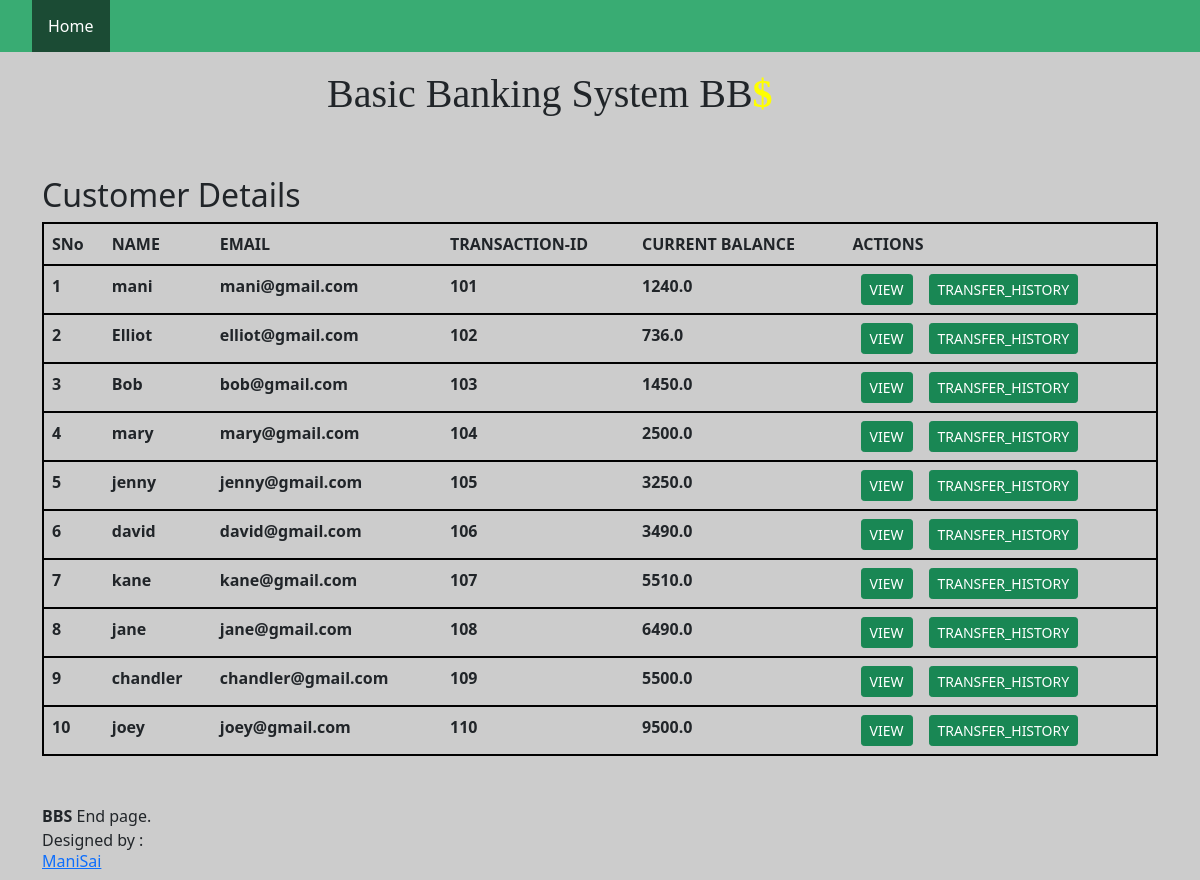
The page / on the database its author committed.
### tables this page shows
CREATE TABLE customers
                 (sno INTEGER ,name TEXT ,email TEXT UNIQUE,transactionid INTEGER   PRIMARY KEY ,current REAL);

### bank.py (the view)
@app.route('/')
def gettodos():
    conn = sqlite3.connect('bankdatabase.db')
    conn.row_factory = sqlite3.Row
    c = conn.cursor()
    c.execute("SELECT * FROM customers")
    allcustomer = c.fetchall()
    conn.commit()
    conn.close()
    return render_template('index.html', allcustomer=allcustomer)

### templates/index.html
{% extends 'base.html' %}
{% block body %}
<div class="container my-5" style="padding-top: 2px;">
  <table class="table">
    <thead>
      <h2>Customer Details</h2>
      <tr style="border: 2px solid black;">
        <th scope="col">SNo</th>
        <th scope="col">NAME</th>
        <th scope="col">EMAIL</th>
        <th scope="col">TRANSACTION-ID</th>
        <th scope="col">CURRENT BALANCE</th>
        <th scope="col">ACTIONS</th>
      </tr>
    </thead>
    <tbody>
      {% for details in allcustomer %}
      <tr style="border: 2px solid black;">
        <th scope="row">{{loop.index}}</th>
        <td><b>{{details["name"]}}</b></td>
        <td><b>{{details["email"]}}</b></td>
        <td><b>{{details["transactionid"]}}</b></td>
        <td><b>{{details["current"]}}</b></td>
        <td>
          <a href="/view/{{details['sno']}}" type="button" class="btn btn-success btn-sm mx-2">VIEW </button>
          <a href="/history/{{details['sno']}}" type="button" class="btn btn-success btn-sm mx-2">TRANSFER_HISTORY </button>
        </td>
      </tr>
      {% endfor %}
    </tbody>
  </table>
</div>
{% endblock body %}

### templates/base.html (shortened to what this page needs)
<!DOCTYPE html>
<html lang="en">
<head>
  <link href="https://cdn.jsdelivr.net/npm/bootstrap@5.0.0-beta3/dist/css/bootstrap.min.css" rel="stylesheet"
 />
</head>
<body>
  <div class="container-fluid">
    <nav id="navbar">
      <ul>
        <li><a class="active" href="/">Home</a></li>
      </ul>
    </nav>
    <section id="hero" class="d-flex align-items-center justify-content-center">
      <div class="container" data-aos="fade-up">
        <div class="row justify-content-center" data-aos="fade-up" data-aos-delay="150">
          <div class="col-xl-6 col-lg-8"
            style="padding-top: 20px;font-family:Georgia, 'Times New Roman', Times, serif;">
            <h1>Basic Banking System BB<span style="color: yellow;"><b>$</b></span></h1>
          </div>
        </div>
      </div>
    </section>
    <div>
      {% block body %} {% endblock body %}
    </div>
    <footer id="footer">
      <div class="container">
        <div class="copyright">
          <strong><span>BBS</span></strong> End page.
        </div>
        <div class="credits">
          Designed by : <a href="/">
            <h6> ManiSai</h6>
          </a>
        </div>
      </div>
    </footer>
</body>
</html>

### templates/base.html (style rules this page uses)
* { margin: 0; padding: 0; scrollbar-width: thin; }
body { background-image: url("https://image.shutterstock.com/image-photo/double-exposure-graph-rows-coins-260nw-531998662.jpg"); background-size: cover; background-attachment: fixed; background-color: #cccccc; padding: 0; margin: 0; }
ul { list-style-type: none; left: 0px; top: 0px; width: 100vw; overflow: hidden; background-color: #39ac73; }
#navbar { position: fixed; top: 0; left: 0; }
#hero { margin-top: 50px ; }
li { float: left; }
li a { display: block; color: white; text-align: center; padding: 14px 16px; text-decoration: none; }
.active { background-color: #1b4b34; }
.container-fluid { padding: 0; }

### rows shown on the page
customers: name "mani", email "mani@gmail.com", transactionid "101", current "1240.0"
customers: name "Elliot", email "elliot@gmail.com", transactionid "102", current "736.0"
customers: name "Bob", email "bob@gmail.com", transactionid "103", current "1450.0"
customers: name "mary", email "mary@gmail.com", transactionid "104", current "2500.0"
customers: name "jenny", email "jenny@gmail.com", transactionid "105", current "3250.0"
customers: name "david", email "david@gmail.com", transactionid "106", current "3490.0"
customers: name "kane", email "kane@gmail.com", transactionid "107", current "5510.0"
customers: name "jane", email "jane@gmail.com", transactionid "108", current "6490.0"
customers: name "chandler", email "chandler@gmail.com", transactionid "109", current "5500.0"
customers: name "joey", email "joey@gmail.com", transactionid "110", current "9500.0"
